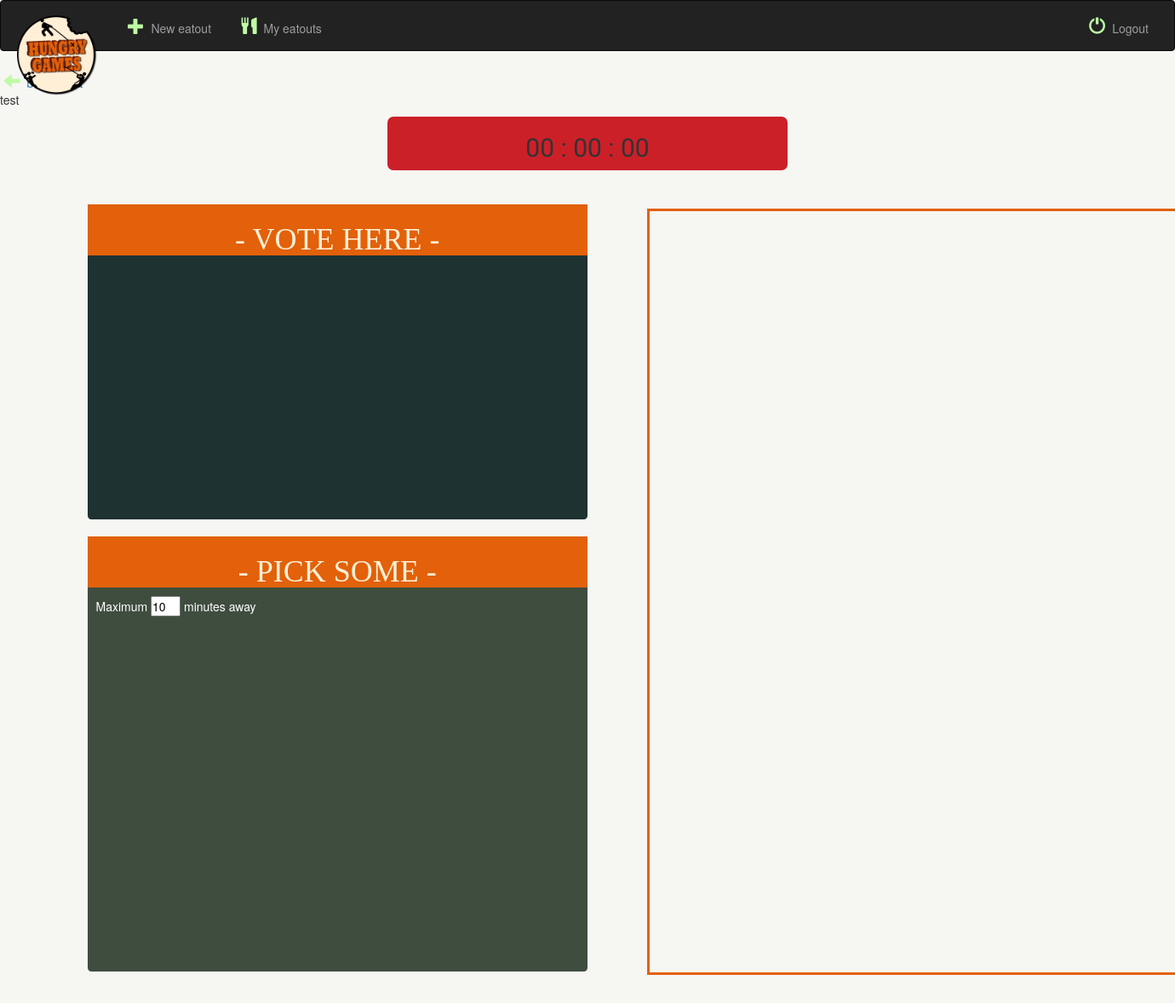
The app's page /sessions/1/ (signed in), older data.
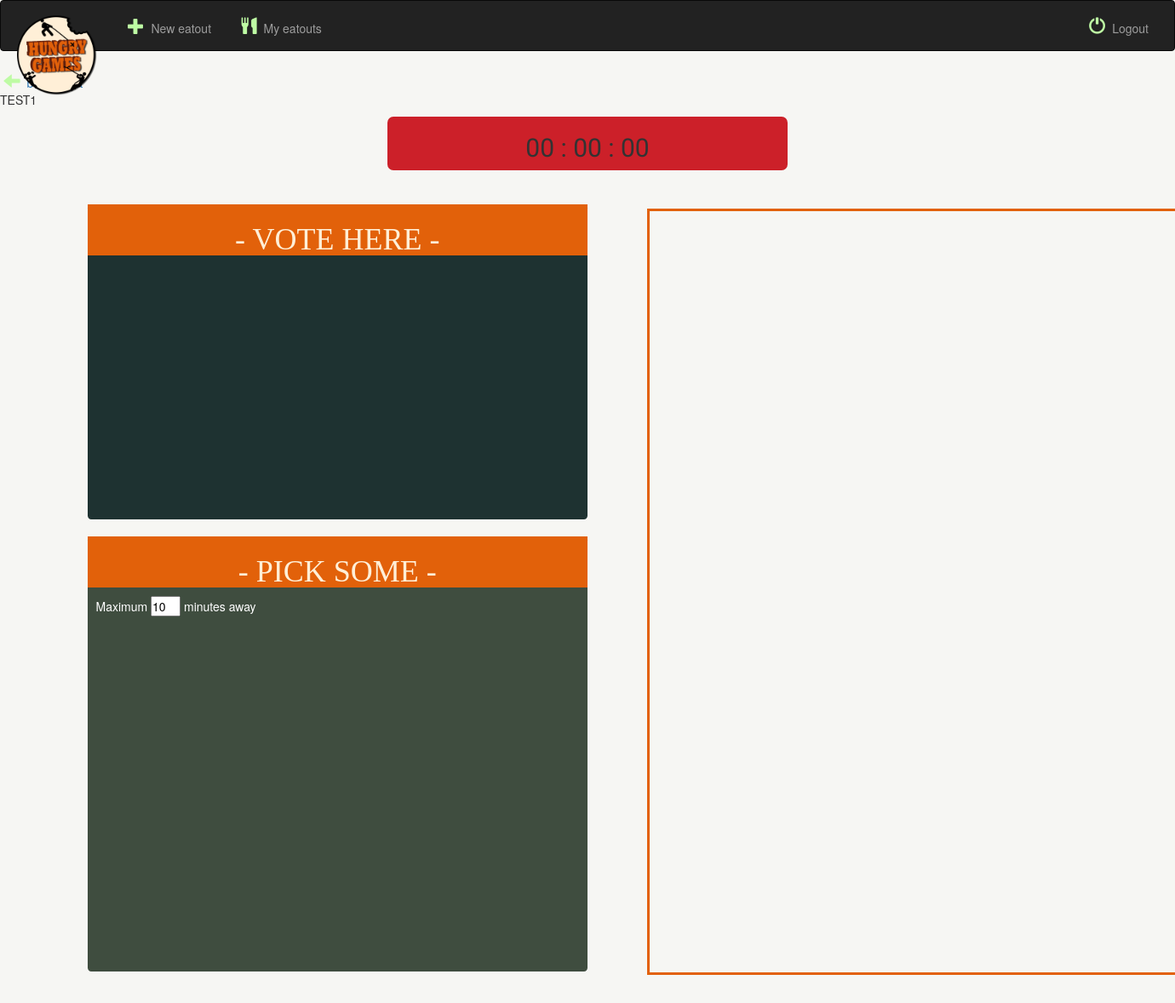
The same page, newer data.
### mysessions/models.py (models this page shows, shortened)
class Session(models.Model):
	session_description = models.CharField(max_length=250)
	session_time = models.DateTimeField()
	users = models.ManyToManyField(User, related_name ='session')
	winner = models.CharField(max_length =250)
	def get_time_diff(self):
		if self.session_time:
			timediff = datetime.datetime.now(pytz.utc)- self.session_time
			print("----------------"+str(timediff.total_seconds()))
			return str(-1*timediff.total_seconds())

### mysessions/views.py (the view)
# urls.py: url(r'^(?P<session_id>[0-9]+)/$', views.session, name='session'),
@login_required(login_url='/login')
def session(request, session_id):
	selected_places = SelectedPlace.objects.all()
	session_descr = Session.objects.get(pk=session_id).session_description
	session_time = Session.objects.get(pk=session_id).session_time
	time_remaining = Session.objects.get(pk=session_id).get_time_diff()
	template = loader.get_template('mysessions/session.html')
	context ={
		'selected_places':selected_places,
		'session_descr': session_descr,
		'session_time': session_time,
		'time_remaining':time_remaining
	}
	return HttpResponse(template.render(context,request))

### mysessions/templates/mysessions/session.html (shortened to what this page needs)
{% extends 'mysessions/base.html' %}
{% load static %}
{% block body%}
<head>
  <link href="https://cdnjs.cloudflare.com/ajax/libs/font-awesome/4.7.0/css/font-awesome.min.css" rel="stylesheet">
  <link rel="stylesheet" href="https://maxcdn.bootstrapcdn.com/bootstrap/3.3.7/css/bootstrap.min.css">
  <link rel="stylesheet" href="//code.jquery.com/ui/1.12.1/themes/base/jquery-ui.css">
<link rel="stylesheet" href="{% static 'style/mystyle.css' %}">
    </head>
    <a href='/sessions/'><span class="glyphicon glyphicon-arrow-left" aria-hidden="true"></span>&nbsp;back to list</a>
    <p class='session-title'>{{ session_descr }}</p>
  <div id='main-container'>
      <div class='row'>
          <div class='col-xs-4'> </div>
          <div class='col-xs-4' id='timer-box'>
             <h2 id ='timer' class='timer'>00 : 00 : 00</h2>
          </div>
          <div class='col-xs-4'> </div>
      </div>
      <div class='row'>
        <div class='col-md-1'></div>
        <div class='col-md-5' id='left-boxes'>
          <div id='containerSelectedPlaces' class='row'>
             <div id='voteHere-box'> <h1 id='voteHere-text'> - VOTE HERE - </h1> </div>
            <div id='selected-places'>
            </div>
          </div>
          <div id='containerSrchResults'  class='row'>
              <div id='pickSome-box'> <h1> - PICK SOME - </h1> </div>
                <div class='p-rad' id='p-rad'>
                <p> Maximum <span><input type='number' id='radius' value='10' min='1'></input></span> minutes away</p>
              </div>
            <div id='results-list-container'>
            </div>
          </div>
        </div>
        <div class='col-md-1 middle'> </div>
        <div id='map-container' class='col-md-5'>
            <div id='map'></div>
        </div>
      </div>
    </div>
  </html>
  {% endblock %}

Row changes from the older to the newer data that the page shows:
changed Session: session_description "test" → "TEST1"
